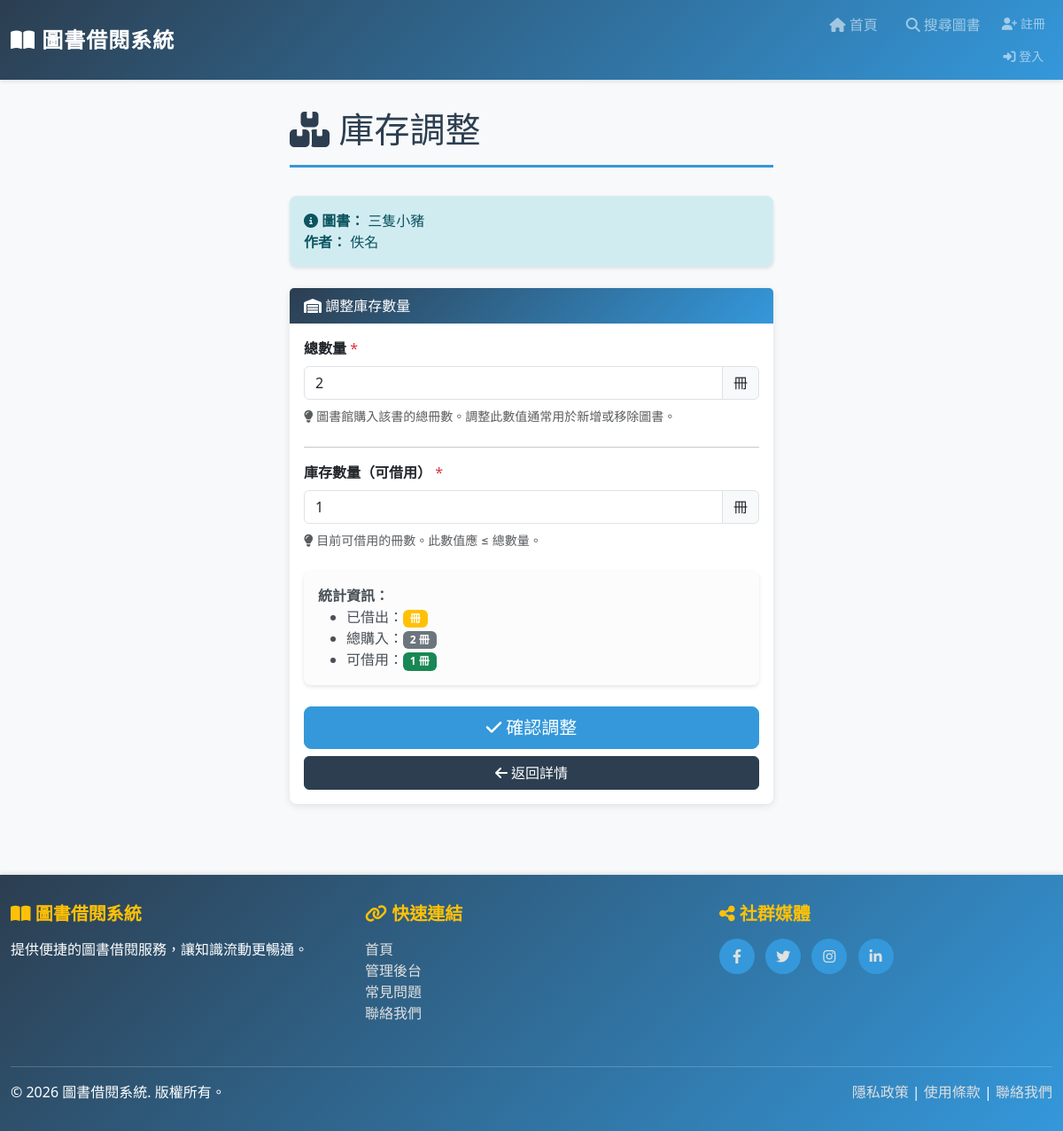
/books/1/inventory/, run on the app's committed database.
### library/models.py (models this page shows, shortened)
class Book(models.Model):
    STATUS_CHOICES = [
        ('available', '上架'),
        ('unavailable', '下架'),
    ]
    title = models.CharField(
        max_length=200,
        verbose_name='書名',
        help_text='圖書標題'
    )
    author = models.CharField(
        max_length=100,
        verbose_name='作者',
        help_text='圖書作者名稱'
    )
    isbn = models.CharField(
        max_length=20,
        unique=True,
        verbose_name='ISBN',
        help_text='國際標準書號'
    )
    publisher = models.CharField(
        max_length=100,
        verbose_name='出版商',
        help_text='圖書出版社'
    )
    category = models.CharField(
        max_length=50,
        verbose_name='分類',
        help_text='圖書分類（如：文學、歷史、科技等）'
    )
    created_date = models.DateTimeField(
        auto_now_add=True,
        verbose_name='建檔日期',
        help_text='圖書建檔時間'
    )
    total_quantity = models.IntegerField(
        default=1,
        verbose_name='總數量',
        help_text='圖書館購入該書的總冊數'
    )
    available_quantity = models.IntegerField(
        default=1,
        verbose_name='庫存數量',
        help_text='該書目前可借用的冊數'
    )
    status = models.CharField(
        max_length=20,
        choices=STATUS_CHOICES,
        default='available',
        verbose_name='狀態',
        help_text='圖書當前狀態（上架/下架）'
    )
    class Meta:
        verbose_name = '圖書'
        verbose_name_plural = '圖書'
        ordering = ['-created_date']
        indexes = [
            models.Index(fields=['isbn']),
            models.Index(fields=['category']),
        ]

### library/views.py (the view, shortened to what this page needs)
# urls.py: path('books/<int:pk>/inventory/', views.BookInventoryUpdateView.as_view(), name='book_inventory'),
class BookInventoryUpdateView(UpdateView, StaffOnlyMixin):
    model = Book
    form_class = BookInventoryForm
    template_name = 'book/book_inventory_form.html'
    success_url = reverse_lazy('library:book_list')

### library/forms.py
class BookInventoryForm(forms.ModelForm):
    class Meta:
        model = Book
        fields = ['total_quantity', 'available_quantity']
        widgets = {
            'total_quantity': forms.NumberInput(attrs={
                'class': 'form-control',
                'placeholder': '總冊數',
                'min': '1',
            }),
            'available_quantity': forms.NumberInput(attrs={
                'class': 'form-control',
                'placeholder': '可借用冊數',
                'min': '0',
            }),
        }

### library/templates/book/book_inventory_form.html (shortened to what this page needs)
{% extends "base.html" %}
{% block content %}
<div class="row">
    <div class="col-md-6 offset-md-3">
        <h1 class="page-title">
            <i class="fas fa-boxes"></i> 庫存調整
        </h1>
        <div class="alert alert-info">
            <i class="fas fa-info-circle"></i>
            <strong>圖書：</strong> {{ book.title }}<br>
            <strong>作者：</strong> {{ book.author }}
        </div>
        <div class="card">
            <div class="card-header">
                <i class="fas fa-warehouse"></i> 調整庫存數量
            </div>
            <div class="card-body">
                <form method="post" novalidate>
                    <div class="mb-4">
                        <label for="id_total_quantity" class="form-label">
                            <strong>總數量</strong> <span class="text-danger">*</span>
                        </label>
                        <div class="input-group">
                            {{ form.total_quantity }}
                            <span class="input-group-text">冊</span>
                        </div>
                        <small class="text-muted d-block mt-2">
                            <i class="fas fa-lightbulb"></i>
                            圖書館購入該書的總冊數。調整此數值通常用於新增或移除圖書。
                        </small>
                    </div>
                    <hr>
                    <div class="mb-4">
                        <label for="id_available_quantity" class="form-label">
                            <strong>庫存數量（可借用）</strong> <span class="text-danger">*</span>
                        </label>
                        <div class="input-group">
                            {{ form.available_quantity }}
                            <span class="input-group-text">冊</span>
                        </div>
                        <small class="text-muted d-block mt-2">
                            <i class="fas fa-lightbulb"></i>
                            目前可借用的冊數。此數值應 ≤ 總數量。
                        </small>
                    </div>
                    <div class="alert alert-light">
                        <strong>統計資訊：</strong>
                        <ul class="mb-0">
                            <li>已借出：<span class="badge bg-warning">{{ book.total_quantity|add:"-book.available_quantity" }} 冊</span></li>
                            <li>總購入：<span class="badge bg-secondary">{{ book.total_quantity }} 冊</span></li>
                            <li>可借用：<span class="badge bg-success">{{ book.available_quantity }} 冊</span></li>
                        </ul>
                    </div>
                    <div class="d-grid gap-2 mt-4">
                        <button type="submit" class="btn btn-primary btn-lg">
                            <i class="fas fa-check"></i> 確認調整
                        </button>
                        <a href="{% url 'library:book_detail' book.pk %}" class="btn btn-secondary">
                            <i class="fas fa-arrow-left"></i> 返回詳情
                        </a>
                    </div>
                </form>
            </div>
        </div>
    </div>
</div>
{% endblock %}

### library/templates/base.html (style rules this page uses)
:root { --primary-color: #2c3e50; --secondary-color: #3498db; --accent-color: #e74c3c; }
html { height: 100%; }
body { min-height: 100vh; display: flex; flex-direction: column; background-color: #f8f9fa; }
.page-title { margin-bottom: 2rem; color: var(--primary-color); border-bottom: 3px solid var(--secondary-color); padding-bottom: 1rem; }
.alert { border-radius: 0.5rem; border: none; box-shadow: 0 2px 4px rgba(0, 0, 0, 0.1); margin-bottom: 1.5rem; }
.alert-info { background-color: #d1ecf1; color: #0c5460; }
.card { border: none; border-radius: 0.5rem; box-shadow: 0 2px 8px rgba(0, 0, 0, 0.1); transition: transform 0.3s ease, box-shadow 0.3s ease; }
.card-header { background: linear-gradient(135deg, var(--primary-color) 0%, var(--secondary-color) 100%); color: white; border: none; border-radius: 0.5rem 0.5rem 0 0; }
.btn-primary { background-color: var(--secondary-color); border-color: var(--secondary-color); transition: all 0.3s ease; }
.btn-secondary { background-color: var(--primary-color); border-color: var(--primary-color); }

### data on the page
Book: title "三隻小豬", author "佚名", total_quantity "2", available_quantity "1"
